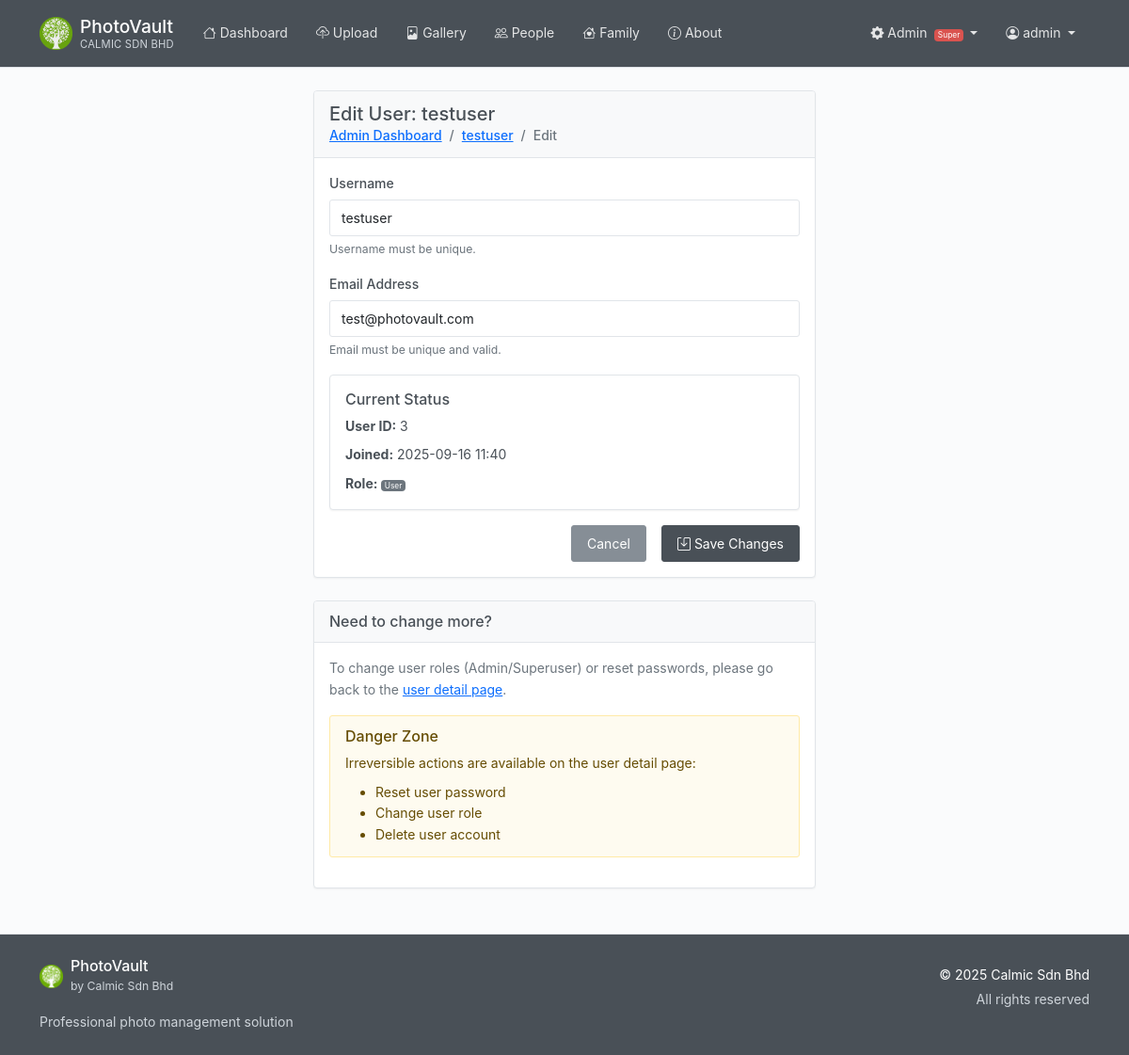
Page /admin/user/3/edit (signed in) on the committed database.
### photovault/models/__init__.py (models this page shows, shortened)
class User(UserMixin, db.Model):
    id = db.Column(db.Integer, primary_key=True)
    username = db.Column(db.String(80), unique=True, nullable=False)
    email = db.Column(db.String(120), unique=True, nullable=False)
    password_hash = db.Column(db.String(255), nullable=False)
    created_at = db.Column(db.DateTime, default=datetime.utcnow)
    is_active = db.Column(db.Boolean, default=True)
    is_admin = db.Column(db.Boolean, default=False, nullable=False)
    is_superuser = db.Column(db.Boolean, default=False, nullable=False)
    photos = db.relationship('Photo', backref='user', lazy=True, cascade='all, delete-orphan')
    albums = db.relationship('Album', backref='user', lazy=True, cascade='all, delete-orphan')
    people = db.relationship('Person', backref='user', lazy=True, cascade='all, delete-orphan')

### photovault/routes/admin.py (the view)
    def wrap(*args, **kwargs):
        if not current_user.is_authenticated or not (current_user.is_admin or current_user.is_superuser):
            logger.warning(f"Unauthorized admin access attempt by user {current_user.id if current_user.is_authenticated else 'anonymous'}")
            flash("You do not have permission to access that page.", "danger")
            abort(403)  # Forbidden
        return f(*args, **kwargs)

### photovault/templates/admin/edit_user.html (shortened to what this page needs)
{% extends "base.html" %}
{% block content %}
<div class="container mt-4">
    <div class="row justify-content-center">
        <div class="col-md-6">
            <div class="card">
                <div class="card-header">
                    <h5 class="mb-0">Edit User: {{ user.username }}</h5>
                    <nav aria-label="breadcrumb">
                        <ol class="breadcrumb breadcrumb-sm mb-0">
                            <li class="breadcrumb-item"><a href="{{ url_for('admin.dashboard') }}">Admin Dashboard</a></li>
                            <li class="breadcrumb-item"><a href="{{ url_for('admin.user_detail', user_id=user.id) }}">{{ user.username }}</a></li>
                            <li class="breadcrumb-item active">Edit</li>
                        </ol>
                    </nav>
                </div>
                <div class="card-body">
                    <form method="POST">
                        <div class="mb-3">
                            <label for="username" class="form-label">Username</label>
                            <input type="text" class="form-control" id="username" name="username"
                                   value="{{ user.username }}" required>
                            <div class="form-text">Username must be unique.</div>
                        </div>
                        <div class="mb-3">
                            <label for="email" class="form-label">Email Address</label>
                            <input type="email" class="form-control" id="email" name="email"
                                   value="{{ user.email }}" required>
                            <div class="form-text">Email must be unique and valid.</div>
                        </div>
                        <div class="mb-3">
                            <div class="card bg-light">
                                <div class="card-body">
                                    <h6 class="card-title">Current Status</h6>
                                    <p class="mb-2">
                                        <strong>User ID:</strong> {{ user.id }}
                                    </p>
                                    <p class="mb-2">
                                        <strong>Joined:</strong> {{ user.created_at.strftime('%Y-%m-%d %H:%M') if user.created_at else 'N/A' }}
                                    </p>
                                    <p class="mb-0">
                                        <strong>Role:</strong>
                                        {% if user.is_superuser %}
                                            <span class="badge bg-danger">Superuser</span>
                                        {% elif user.is_admin %}
                                            <span class="badge bg-warning">Admin</span>
                                        {% else %}
                                            <span class="badge bg-secondary">User</span>
                                        {% endif %}
                                    </p>
                                </div>
                            </div>
                        </div>
                        <div class="d-grid gap-2 d-md-flex justify-content-md-end">
                            <a href="{{ url_for('admin.user_detail', user_id=user.id) }}" class="btn btn-secondary me-md-2">
                                Cancel
                            </a>
                            <button type="submit" class="btn btn-primary">
                                <i class="bi bi-save"></i> Save Changes
                            </button>
                        </div>
                    </form>
                </div>
            </div>
            <div class="card mt-4">
                <div class="card-header">
                    <h6 class="mb-0">Need to change more?</h6>
                </div>
                <div class="card-body">
                    <p class="card-text text-muted">
                        To change user roles (Admin/Superuser) or reset passwords, please go back to the
                        <a href="{{ url_for('admin.user_detail', user_id=user.id) }}">user detail page</a>.
                    </p>
                    {% if current_user.is_superuser and user.id != current_user.id and not user.is_superuser %}
                    <div class="alert alert-warning" role="alert">
                        <h6 class="alert-heading">Danger Zone</h6>
                        <p class="mb-2">Irreversible actions are available on the user detail page:</p>
                        <ul class="mb-0">
                            <li>Reset user password</li>
                            <li>Change user role</li>
                            <li>Delete user account</li>
                        </ul>
                    </div>
                    {% endif %}
                </div>
            </div>
        </div>
    </div>
</div>
{% endblock %}

### photovault/templates/base.html (shortened to what this page needs)
<!DOCTYPE html>
<html lang="en">
<head>
    <link href="https://cdn.jsdelivr.net/npm/bootstrap@5.1.3/dist/css/bootstrap.min.css" rel="stylesheet"
>
    <link rel="stylesheet" href="https://cdn.jsdelivr.net/npm/bootstrap-icons@1.11.3/font/bootstrap-icons.css">
    <link rel="stylesheet" href="{{ url_for('static', filename='css/style.css') }}">
</head>
<body>
    <nav class="navbar navbar-expand-lg navbar-dark" role="navigation" aria-label="Main navigation">
        <div class="container">
            <a class="navbar-brand d-flex align-items-center" href="{{ url_for('main.index') }}" aria-label="PhotoVault Home">
                <div class="logo-container me-2 d-flex align-items-center">
                    <img src="{{ url_for('static', filename='img/calmic-logo.png') }}"
                         alt="Calmic Logo"
                         height="35"
                         class="logo-img"
                         onload="this.parentNode.querySelector('.logo-fallback').style.display='none';"
                         onerror="this.style.display='none'; this.parentNode.querySelector('.logo-fallback').style.display='flex';">
                </div>
                <div class="brand-text">
                    <div class="brand-name">{{ app_title if app_title else 'PhotoVault' }}</div>
                    <div class="company-name">{{ company_info.name if company_info else 'Calmic Sdn Bhd' }}</div>
                </div>
            </a>
            <div class="collapse navbar-collapse" id="navbarNav">
                {% if current_user.is_authenticated %}
                <div class="navbar-nav me-auto">
                    <a class="nav-link {{ 'active' if request.endpoint == 'main.dashboard' }}"
                       href="{{ url_for('main.dashboard') }}" aria-current="{% if request.endpoint == 'main.dashboard' %}page{% endif %}">
                        <i class="bi bi-house" aria-hidden="true"></i> Dashboard
                    </a>
                    <a class="nav-link {{ 'active' if request.endpoint == 'photo.upload_photo' }}"
                       href="/upload" aria-current="{% if request.endpoint == 'photo.upload_photo' %}page{% endif %}">
                        <i class="bi bi-cloud-upload" aria-hidden="true"></i> Upload
                    </a>
                    <a class="nav-link"
                       href="/gallery" aria-current="page">
                        <i class="bi bi-file-image" aria-hidden="true"></i> Gallery
                    </a>
                    <a class="nav-link {{ 'active' if request.endpoint == 'main.people' }}"
                       href="{{ url_for('main.people') }}" aria-current="{% if request.endpoint == 'main.people' %}page{% endif %}">
                        <i class="bi bi-people" aria-hidden="true"></i> People
                    </a>
                    <a class="nav-link {{ 'active' if request.endpoint and request.endpoint.startswith('family.') }}"
                       href="{{ url_for('family.index') }}" aria-current="{% if request.endpoint and request.endpoint.startswith('family.') %}page{% endif %}">
                        <i class="bi bi-house-heart" aria-hidden="true"></i> Family
                    </a>
                    <a class="nav-link {{ 'active' if request.endpoint == 'main.about' }}"
                       href="{{ url_for('main.about') }}" aria-current="{% if request.endpoint == 'main.about' %}page{% endif %}">
                        <i class="bi bi-info-circle" aria-hidden="true"></i> About
                    </a>
                </div>
                <div class="navbar-nav ms-auto">
                    {% if current_user.is_admin or current_user.is_superuser %}
                    <div class="nav-item dropdown">
                        <a class="nav-link dropdown-toggle" href="#" id="adminDropdown" role="button"
                           data-bs-toggle="dropdown" aria-expanded="false" aria-label="Admin menu">
                            <i class="bi bi-gear-fill" aria-hidden="true"></i> Admin
                            {% if current_user.is_superuser %}
                                <span class="badge bg-danger ms-1" aria-label="Superuser role">Super</span>
                            {% else %}
                                <span class="badge bg-warning ms-1" aria-label="Admin role">Admin</span>
                            {% endif %}
                        </a>
                    </div>
                    {% endif %}
                    <div class="nav-item dropdown">
                        <a class="nav-link dropdown-toggle" href="#" id="userDropdown" role="button"
                           data-bs-toggle="dropdown" aria-expanded="false" aria-label="User menu for {{ current_user.username }}">
                            <i class="bi bi-person-circle" aria-hidden="true"></i>
                            <span class="d-none d-sm-inline">{{ current_user.username }}</span>
                        </a>
                    </div>
                </div>
                {% endif %}
            </div>
        </div>
    </nav>
    <main class="container my-4" id="main-content" role="main">
        {% block content %}{% endblock %}
    </main>
    <footer class="py-4 mt-5" role="contentinfo">
        <div class="container">
            <div class="row">
                <div class="col-md-6 mb-3 mb-md-0">
                    <div class="d-flex align-items-center mb-3">
                        <div class="footer-logo-container me-2 d-flex align-items-center">
                            <img src="{{ url_for('static', filename='img/calmic-logo.png') }}"
                                 alt="Calmic Logo"
                                 height="25"
                                 class="footer-logo-img"
                                 onload="this.parentNode.querySelector('.footer-logo-fallback').style.display='none';"
                                 onerror="this.style.display='none'; this.parentNode.querySelector('.footer-logo-fallback').style.display='flex';">
                        </div>
                        <div>
                            <h6 class="mb-0">{{ app_title if app_title else 'PhotoVault' }}</h6>
                            <small class="text-muted">by {{ company_info.name if company_info else 'Calmic Sdn Bhd' }}</small>
                        </div>
                    </div>
                    <p class="text-muted mb-0">Professional photo management solution</p>
                </div>
                <div class="col-md-6 text-md-end">
                    <p class="mb-1">{{ company_copyright if company_copyright else '© 2025 Calmic Sdn Bhd' }}</p>
                    <p class="text-muted mb-0">All rights reserved</p>
                </div>
            </div>
        </div>
    </footer>
</body>
</html>

### rows in the picture
User: username "admin"
User: username "testuser", email "test@photovault.com", id "3", created_at "2025-09-16 11:40"

### other values in the picture
{{ app_title if app_title else 'PhotoVault' }} "PhotoVault"
{{ company_info.name if company_info else 'Calmic Sdn Bhd' }} "CALMIC SDN BHD"
{{ company_info.name if company_info else 'Calmic Sdn Bhd' }} "Calmic Sdn Bhd"
{{ company_copyright if company_copyright else '© 2025 Calmic Sdn Bhd' }} "© 2025 Calmic Sdn Bhd"
